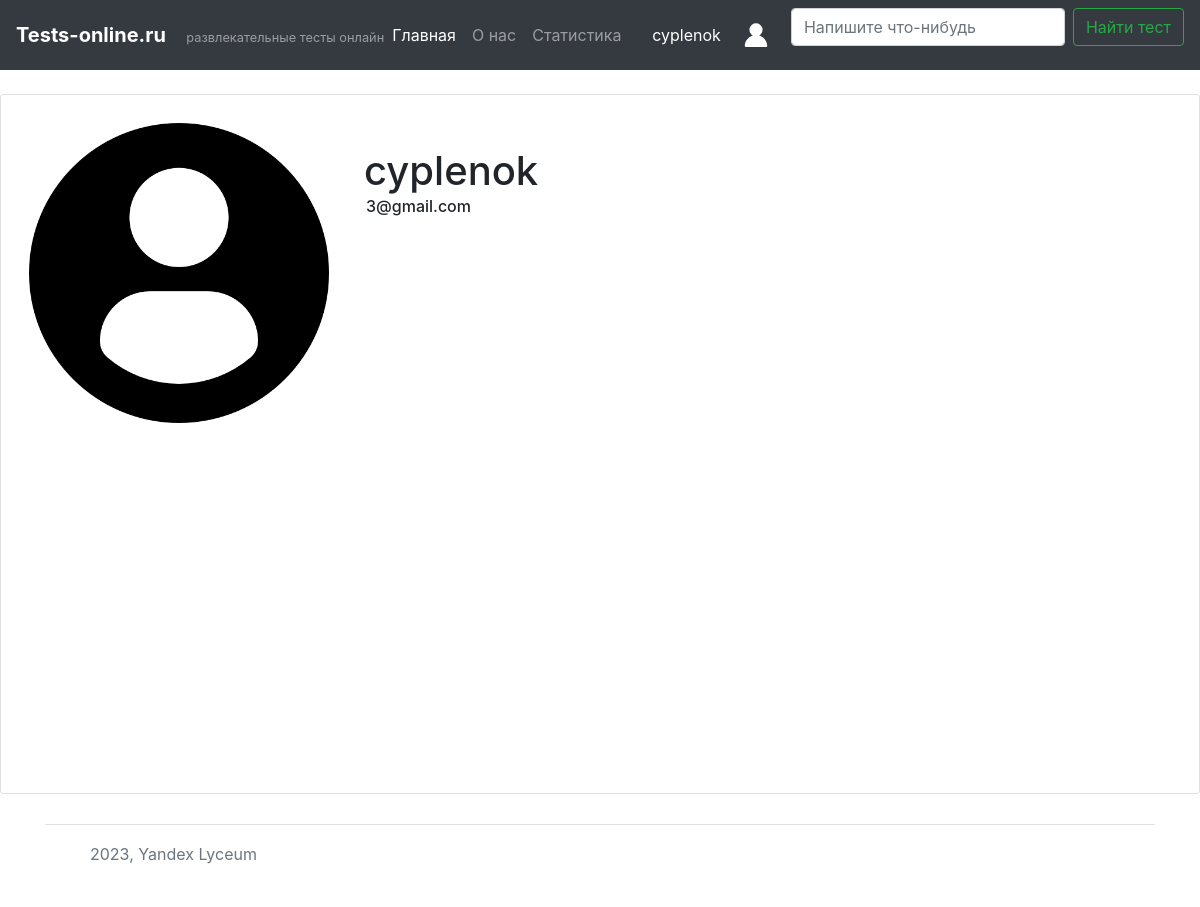
/personal (signed in), run on an earlier commit of the app's database.
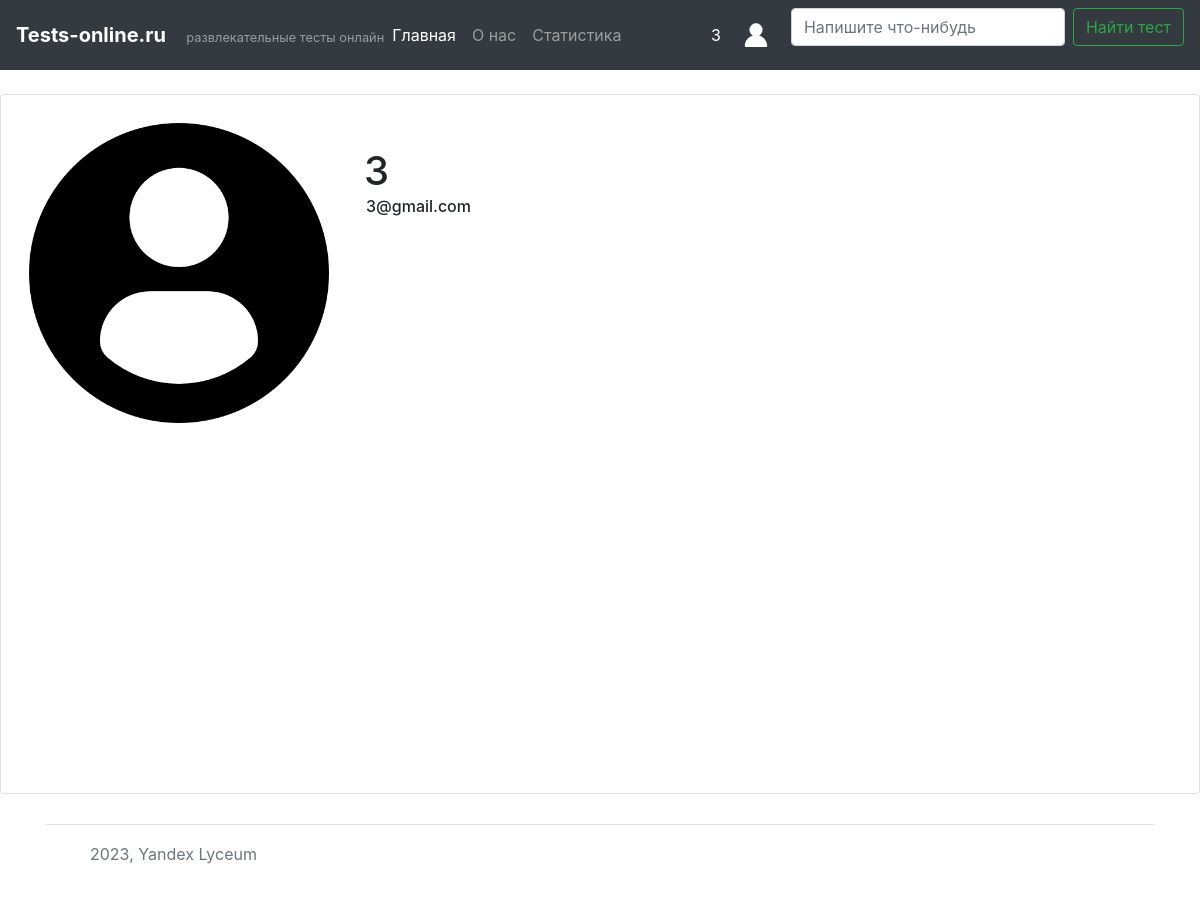
And on a later commit of the database.
### data/users.py (models this page shows, shortened)
class User(SqlAlchemyBase):
    __tablename__ = 'users'
    id = sqlalchemy.Column(sqlalchemy.Integer,
                           primary_key=True, autoincrement=True)
    name = sqlalchemy.Column(sqlalchemy.String, nullable=True)
    about = sqlalchemy.Column(sqlalchemy.String, nullable=True)
    email = sqlalchemy.Column(sqlalchemy.String,
                              index=True, unique=True, nullable=True)
    hashed_password = sqlalchemy.Column(sqlalchemy.String, nullable=True)
    created_date = sqlalchemy.Column(sqlalchemy.DateTime,
                                     default=datetime.datetime.now)
    results_dog = orm.relationship("Results_Dog", back_populates='user')
    results = orm.relationship("Results", back_populates='user')

### main.py (the view)
@app.route('/personal')
def person():
    form = RequestsForm()
    return render_template("personal.html", user=user_name, if_auto=if_auto, email=user_email, form=form)

### forms/user.py
class RequestsForm(FlaskForm):
    request = StringField('Запрос', validators=[DataRequired()])
    submit = SubmitField('Найти тест')

### data/db_session.py (called while the page is built)
def create_session() -> Session:
    global __factory
    return __factory()

### main.py (called while the page is built)
@login_manager.user_loader
def load_user(user_id):
    db_sess = db_session.create_session()
    return db_sess.query(User).get(user_id)

### templates/personal.html (shortened to what this page needs)
{% extends "log_base.html" %}
{% block content %}
<br>
<div class="card mx-auto p-2">
    <div class="card-body">
        <img src="static/img/person_image.png" class="img" alt="...">
        <br>
        <div>
            <h1 class="namee"> {{ user }} </h1><br>
            <h6 class="emaill"> {{ email }} </h6><br>
        </div>
    </div>
</div>
{% endblock %}

### templates/log_base.html (shortened to what this page needs)
<!doctype html>
<html lang="en">
<head>
    <link rel="stylesheet"
          href="https://stackpath.bootstrapcdn.com/bootstrap/4.4.1/css/bootstrap.min.css"
>
</head>
<body>
<header class="site-header">
    <nav class="navbar navbar-expand-lg navbar-dark bg-dark">
        <div>
            <b><a class="navbar-brand" href="/">Tests-online.ru</a></b>
            <small><span class="navbar-text">
                развлекательные тесты онлайн
            </span></small>
        </div>
        <div class="collapse navbar-collapse" id="navbarSupportedContent">
            <ul class="navbar-nav mr-auto">
                <li class="nav-item active">
                    <a class="nav-link" href="/">Главная <span class="sr-only">(current)</span></a>
                </li>
                <li class="nav-item">
                    <a class="nav-link" href="#">О нас</a>
                </li>
                <li class="nav-item">
                    <a class="nav-link" href="/statistics">Статистика</a>
                </li>
            </ul>
            {% if if_auto %}
            <div class="navbar-text1">
                {{ user }}
            </div>
            <a href="/personal">
                <img src="static/img/logged_person1.svg" class="logg" alt="Bootstrap">
            </a>
            {% else %}
            <a href="/auto">
                <img src="static/img/passkey.svg" class="auto" alt="Bootstrap">
            </a>
            {% endif %}
            <form class="form-inline" action="search">
                <p>
                    <input type="text" class="form-control mr-sm-2" name="title" value=""
                           placeholder="Напишите что-нибудь" required>
                </p>
                <p>
                    <input type="submit" class="btn btn-outline-success my-2 my-sm-0" value="Найти тест">
                </p>
            </form>
        </div>
    </nav>
</header>
<main>
    {% block content %}{% endblock %}
</main>
<div class="container">
    <footer class="d-flex flex-wrap justify-content-between align-items-center py-3 my-4 border-top">
        <div class="col-md-4 d-flex align-items-center">
            <a href="/" class="mb-3 me-2 mb-md-0 text-muted text-decoration-none lh-1">
                <svg class="bi" width="30" height="24">
                    <use xlink:href="#bootstrap"/>
                </svg>
            </a>
            <span class="mb-3 mb-md-0 text-muted">2023, Yandex Lyceum</span>
        </div>
        <ul class="nav col-md-4 justify-content-end list-unstyled d-flex">
            <li class="ms-3"><a class="text-muted" href="#">
                <svg class="bi" width="24" height="24">
                    <use xlink:href="#twitter"/>
                </svg>
            </a></li>
            <li class="ms-3"><a class="text-muted" href="#">
                <svg class="bi" width="24" height="24">
                    <use xlink:href="#instagram"/>
                </svg>
            </a></li>
            <li class="ms-3"><a class="text-muted" href="#">
                <svg class="bi" width="24" height="24">
                    <use xlink:href="#facebook"/>
                </svg>
            </a></li>
        </ul>
    </footer>
</div>
</body>
</html>

### templates/log_base.html (style rules this page uses)
.site-header { justify-content: space-between; align-items: center; }
.card { margin-bottom: 30px; }
.navbar-text { right: 30px; }
.navbar-text1 { right: 30px; margin-right: 20px; object-fit: cover; font-size: 12pt; color: white; }
.logg { margin-right: 20px; object-fit: cover; width: 30px; }

### templates/personal.html (style rules this page uses)
.card { align: center; height: 700px; width: 1200px; }
.img { object-fit: cover; width: 300px; height: 300px; float: left; }
.namee { position: relative; left: 35px; }
.emaill { position: relative; left: 37px; top: -30px; }

What changed in the data, as far as the page shows it:
changed User "3@gmail.com": name "cyplenok" → (not shown)
Also different on the page:
{{ user }}: (not shown) → "3"
